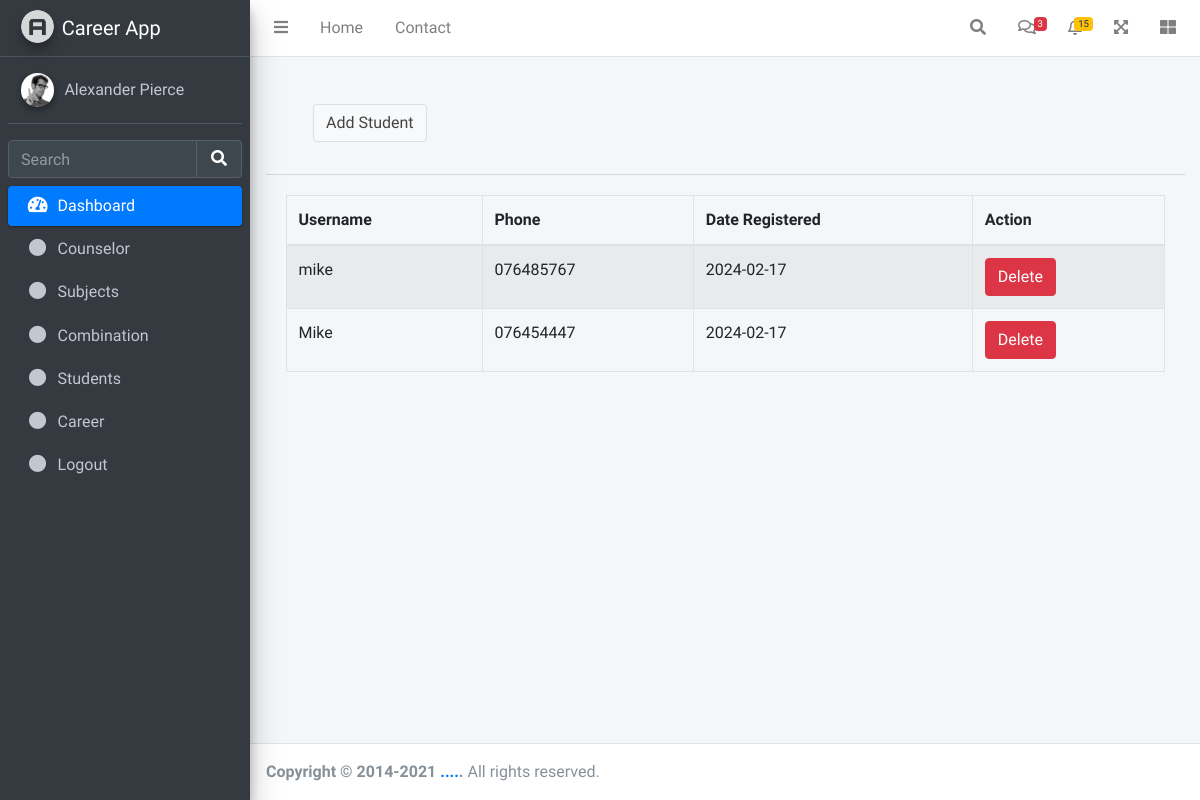
Page /student.php (signed in) on the committed database.
### tables this page shows
CREATE TABLE `users` (
  `userid` bigint(20) NOT NULL,
  `fname` varchar(200) NOT NULL,
  `lname` varchar(200) NOT NULL,
  `username` varchar(200) NOT NULL,
  `phone` varchar(200) NOT NULL,
  `email_address` varchar(200) NOT NULL,
  `password` varchar(200) NOT NULL,
  `u_status` varchar(200) NOT NULL,
  `education_status` varchar(200) NOT NULL,
  `role` varchar(200) NOT NULL,
  `stateoforgin` varchar(200) NOT NULL,
  `dfb` varchar(200) NOT NULL,
  `date_registered` varchar(200) NOT NULL
);

### student.php (the view, shortened to what this page needs)
<?php include 'header.php';
include 'root/process.php';
?>
<div class="content-wrapper">
    <section class="content-header">
        <div class="container-fluid">
            <div class="card-header">
                <div class="col-md-12">
                        <div class="card-body">
                            <button type="button" class="btn btn-default" data-toggle="modal" data-target="#modal-default">
                                Add Student
                            </button>
                        </div>
              </div>
            </div>
                <div class="card-body">
                    <table id="example1" class="table table-bordered table-striped">
                        <thead>
                            <tr>
                                <th>Username</th>
                                <th>Phone</th>
                                <th>Date Registered</th>
                                <th>Action</th>
                            </tr>
                        </thead>
                        <tbody>
                            <?php
                                $role = "student";
                                $result = $dbh->prepare("SELECT * FROM users WHERE role = :role ORDER BY userid DESC");
                                $result->bindParam(':role', $role);
                                $result->execute();
                                while($rows = $result->fetch(PDO::FETCH_OBJ)){ ?>
                                    <tr>
                                        <td><?=$rows->username ?></td>
                                        <td><?=$rows->phone ?></td>
                                        <td><?=$rows->date_registered ?></td>
                                        <td>
                                            <a onclick="return confirm('Do you want to delete this user?');" href="?del-user=<?=$rows->userid?>" class="btn btn-danger">Delete</a>
                                        </td>
                                    </tr>
                                <?php }
                             ?>
                        </tbody>
                    </table>
                </div>
            </div>
        </div>
</div>
<?php include 'footer.php'?>
</body>
</html>

### rows in the picture
users: username "mike", phone "076485767", date_registered "2024-02-17"
users: username "Mike", phone "076454447", date_registered "2024-02-17"
